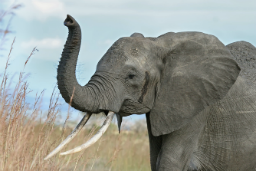
#> input picture scipy/data/elephant.png, 256 x 171 px
$ jupyter execute --allow-errors scipy.ipynb   (shell and % lines are left out)   (older library calls are emulated)
#> lines starting #> are read from the running program, lines starting #| are printed output that depends on the picture
# Scipy - High-Level Scientific Computing
__Authors:__ _Adrien Chauve, Andre Espaze, Emmanuelle Gouillart, Gaël Varoquaux, Ralf Gommers_
## Scipy
The scipy package contains various toolboxes dedicated to common issues in scientific computing. Its different submodules correspond to different applications, such as interpolation, integration, optimization, image processing, statistics, special functions, etc.

`Scipy` can be compared to other standard scientific-computing libraries, such as the GSL (_GNU Scientific Library_ for `C` and `C++`), or `Matlab`’s toolboxes. `Scipy` is the core package for scientific routines in Python; it is meant to operate efficiently on numpy arrays, so that `numpy` and `scipy` work hand in hand.

Before implementing a routine, it is worth checking if the desired data processing is not already implemented in `Scipy`. As non-professional programmers, scientists often tend to re-invent the wheel, which leads to buggy, non-optimal, difficult-to-share and unmaintainable code. By contrast, `Scipy`‘s routines are optimized and tested, and should therefore be used when possible.

`scipy` is composed of task-specific sub-modules:

Sub-module | Description
--- | ---
[`scipy.cluster`](http://docs.scipy.org/doc/scipy/reference/cluster.html#module-scipy.cluster) | Vector quantization / Kmeans
[`scipy.constants`](http://docs.scipy.org/doc/scipy/reference/constants.html#module-scipy.constants) | Physical and mathematical constants
[`scipy.fftpack`](http://docs.scipy.org/doc/scipy/reference/fftpack.html#module-scipy.fftpack) | Fourier transform
[`scipy.integrate`](http://docs.scipy.org/doc/scipy/reference/integrate.html#module-scipy.integrate) | Integration routines
[`scipy.interpolate`](http://docs.scipy.org/doc/scipy/reference/interpolate.html#module-scipy.interpolate) | Interpolation
[`scipy.io`](http://docs.scipy.org/doc/scipy/reference/io.html#module-scipy.io) | Data input and output
[`scipy.linalg`](http://docs.scipy.org/doc/scipy/reference/linalg.html#module-scipy.linalg) | Linear algebra routines
[`scipy.ndimage`](http://docs.scipy.org/doc/scipy/reference/ndimage.html#module-scipy.ndimage) | n-dimensional image package
[`scipy.odr`](http://docs.scipy.org/doc/scipy/reference/odr.html#module-scipy.odr) | Orthogonal distance regression
[`scipy.optimize`](http://docs.scipy.org/doc/scipy/reference/optimize.html#module-scipy.optimize) | Optimization
[`scipy.signal`](http://docs.scipy.org/doc/scipy/reference/signal.html#module-scipy.signal) | Signal processing
[`scipy.sparse`](http://docs.scipy.org/doc/scipy/reference/sparse.html#module-scipy.sparse) | Sparse matrices
[`scipy.spatial`](http://docs.scipy.org/doc/scipy/reference/spatial.html#module-scipy.spatial) | Spatial data structures and algorithms
[`scipy.special`](http://docs.scipy.org/doc/scipy/reference/special.html#module-scipy.special) | Any special mathematical functions
[`scipy.stats`](http://docs.scipy.org/doc/scipy/reference/stats.html#module-scipy.stats) | Statistics

They all depend on numpy, but are mostly independent of each other. The standard way of importing `Numpy` and these `Scipy` modules is:

[cell 1]
import numpy as np
from scipy import stats  # same for other sub-modules

The main scipy namespace mostly contains functions that are really `numpy` functions (try `scipy.cos` is `np.cos`). Those are exposed for historical reasons only; there’s usually no reason to use `import scipy` in your code.

[cell 2]
import numpy as np
import matplotlib.pyplot as plt

## 1. File input/output: [`scipy.io`](http://docs.scipy.org/doc/scipy/reference/io.html#module-scipy.io)
* Loading and saving `Matlab` files:

[cell 3]
from scipy import io as spio
a = np.ones((3, 3))
spio.savemat('file.mat', {'a': a}) # savemat expects a dictionary
#> (the rest of this cell did not finish here and is left out)

* Reading images:

[cell 4]
from scipy import misc
#> (the rest of this cell did not finish here and is left out)

See also:
* Load text files: [`numpy.loadtxt()`](http://docs.scipy.org/doc/numpy/reference/generated/numpy.loadtxt.html#numpy.loadtxt)/[`numpy.savetxt()`](http://docs.scipy.org/doc/numpy/reference/generated/numpy.savetxt.html#numpy.savetxt)
* Clever loading of text/csv files: [`numpy.genfromtxt()`](http://docs.scipy.org/doc/numpy/reference/generated/numpy.genfromtxt.html#numpy.genfromtxt)/`numpy.recfromcsv()`
* Fast and efficient, but numpy-specific, binary format: [`numpy.save()`](http://docs.scipy.org/doc/numpy/reference/generated/numpy.save.html#numpy.save)/[`numpy.load()`](http://docs.scipy.org/doc/numpy/reference/generated/numpy.load.html#numpy.load)

## 2. Special functions: [`scipy.special`](http://docs.scipy.org/doc/scipy/reference/special.html#module-scipy.special)
Special functions are transcendental functions. The docstring of the [`scipy.special`](http://docs.scipy.org/doc/scipy/reference/special.html#module-scipy.special) module is well-written, so we won’t list all functions here. Frequently used ones are:
* Bessel function, such as `scipy.special.jn()` (nth integer order Bessel function)
* Elliptic function (`scipy.special.ellipj()` for the Jacobian elliptic function, ...)
* Gamma function: `scipy.special.gamma()`, also note `scipy.special.gammaln()` which will give the log of Gamma to a higher numerical precision.
* Erf, the area under a Gaussian curve: `scipy.special.erf()`

## 3. Linear algebra operations: [`scipy.linalg`](http://docs.scipy.org/doc/scipy/reference/linalg.html#module-scipy.linalg)
The [`scipy.linalg`](http://docs.scipy.org/doc/scipy/reference/linalg.html#module-scipy.linalg) module provides standard linear algebra operations, relying on an underlying efficient implementation (`BLAS`, `LAPACK`).

* The [`scipy.linalg.det()`](http://docs.scipy.org/doc/scipy/reference/generated/scipy.linalg.det.html#scipy.linalg.det) function computes the determinant of a square matrix:

[cell 5]
from scipy import linalg
arr = np.array([[1, 2],
                [3, 4]])
#> arr = [[1, 2], [3, 4]]
linalg.det(arr)

arr = np.array([[3, 2],
                [6, 4]])
linalg.det(arr)

#> (the rest of this cell did not finish here and is left out)

* The [`scipy.linalg.inv()`](http://docs.scipy.org/doc/scipy/reference/generated/scipy.linalg.inv.html#scipy.linalg.inv) function computes the inverse of a square matrix:

[cell 6]
arr = np.array([[1, 2],
                [3, 4]])
iarr = linalg.inv(arr)
iarr


np.allclose(np.dot(arr, iarr), np.eye(2))

&nbsp;&nbsp;&nbsp;&nbsp;Finally computing the inverse of a singular matrix (its determinant is zero) will raise `LinAlgError`:

[cell 7]
arr = np.array([[3, 2],
                [6, 4]])
#> (the rest of this cell did not finish here and is left out)

* More advanced operations are available, for example singular-value decomposition (SVD):

[cell 8]
arr = np.arange(9).reshape((3, 3)) + np.diag([1, 0, 1])
uarr, spec, vharr = linalg.svd(arr)

&nbsp;&nbsp;&nbsp;&nbsp;The resulting array spectrum is:

[cell 9]
spec

&nbsp;&nbsp;&nbsp;&nbsp;The original matrix can be re-composed by matrix multiplication of the outputs of `svd` with `np.dot`:

[cell 10]
sarr = np.diag(spec)
svd_mat = uarr.dot(sarr).dot(vharr)
np.allclose(svd_mat, arr)

SVD is commonly used in statistics and signal processing. Many other standard decompositions (QR, LU, Cholesky, Schur), as well as solvers for linear systems, are available in [`scipy.linalg`](http://docs.scipy.org/doc/scipy/reference/linalg.html#module-scipy.linalg).

## 4. Fast Fourier transforms: [`scipy.fftpack`](http://docs.scipy.org/doc/scipy/reference/fftpack.html#module-scipy.fftpack)
The [`scipy.fftpack`](http://docs.scipy.org/doc/scipy/reference/fftpack.html#module-scipy.fftpack) module allows to compute _fast Fourier transforms_. As an illustration, a (noisy) input signal may look like:

[cell 11]
time_step = 0.02
period = 5.
time_vec = np.arange(0, 20, time_step)
sig = np.sin(2 * np.pi / period * time_vec) + \
      0.5 * np.random.randn(time_vec.size)

The observer doesn’t know the signal frequency, only the sampling time step of the signal `sig`. The signal is supposed to come from a real function so the Fourier transform will be symmetric. The [`scipy.fftpack.fftfreq()`](http://docs.scipy.org/doc/scipy/reference/generated/scipy.fftpack.fftfreq.html#scipy.fftpack.fftfreq) function will generate the sampling frequencies and [`scipy.fftpack.fft()`](http://docs.scipy.org/doc/scipy/reference/generated/scipy.fftpack.fft.html#scipy.fftpack.fft) will compute the fast Fourier transform:

[cell 12]
from scipy import fftpack
sample_freq = fftpack.fftfreq(sig.size, d=time_step)
sig_fft = fftpack.fft(sig)

Because the resulting power is symmetric, only the positive part of the spectrum needs to be used for finding the frequency:

[cell 13]
pidxs = np.where(sample_freq > 0)
freqs, power = sample_freq[pidxs], np.abs(sig_fft)[pidxs]
freq = freqs[power.argmax()]

[cell 14]
import pylab as plt

plt.figure()
plt.plot(freqs, power)
plt.xlabel('Frequency [Hz]')
plt.ylabel('plower')
axes = plt.axes([0.3, 0.3, 0.5, 0.5])
plt.title('Peak frequency')
plt.plot(freqs[:8], power[:8])
plt.setp(axes, yticks=[])
plt.show()
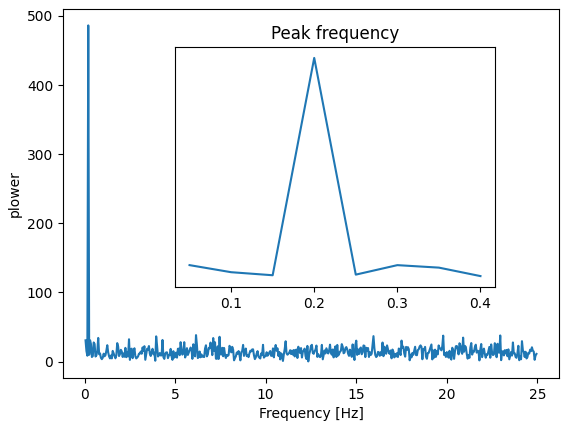
#> figure drawn by matplotlib, 2 panels; panel 1: curve peaks at x = 0.2, y = 486.3

The signal frequency can be found by:

[cell 15]
freq = freqs[power.argmax()]
np.allclose(freq, 1./period)  # check that correct freq is found

Now the high-frequency noise will be removed from the Fourier transformed signal:

[cell 16]
sig_fft[np.abs(sample_freq) > freq] = 0

The resulting filtered signal can be computed by the [`scipy.fftpack.ifft()`](http://docs.scipy.org/doc/scipy/reference/generated/scipy.fftpack.ifft.html#scipy.fftpack.ifft) function:

[cell 17]
main_sig = fftpack.ifft(sig_fft)

The result can be viewed with:

[cell 18]
plt.figure()
plt.plot(time_vec, sig)
plt.plot(time_vec, main_sig, linewidth=3)
plt.xlabel('Time [s]')
plt.ylabel('Amplitude')
plt.show()
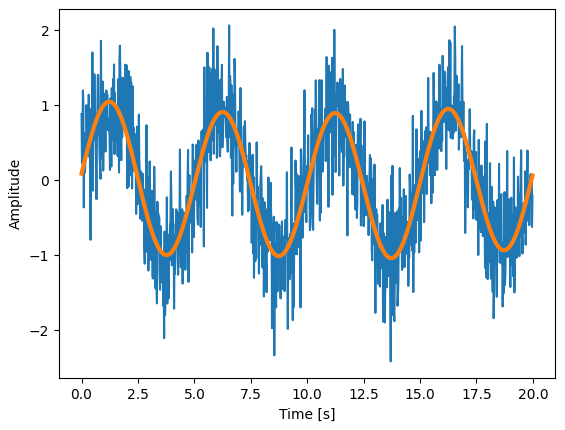
#> figure drawn by matplotlib, 1 panel; curve peaks at x = 6.54, y = 2.06; curve peaks at x = 1.22, y = 1.05

Numpy also has an implementation of FFT ([`numpy.fft`](http://docs.scipy.org/doc/numpy/reference/routines.fft.html#module-numpy.fft)). However, in general the `scipy` one should be preferred, as it uses more efficient underlying implementations.

### 4.1 Worked Example: Crude periodicity finding

[cell 19]
"""
Discover the periods in data/populations.txt
"""

#> (the rest of this cell did not finish here and is left out)

### 4.2 Worked example: Gaussian image blur
Convolution:

[cell 20]
"""
Simple image blur by convolution with a Gaussian kernel
"""

# read image
img = plt.imread('data/elephant.png')
#> img is the input picture: shape (171, 256, 4) float32; mean R, G, B, A 0.572, 0.587, 0.561, 1

# prepare an 1-D Gaussian convolution kernel
t = np.linspace(-10, 10, 30)
bump = np.exp(-0.1*t**2)
bump /= np.trapz(bump) # normalize the integral to 1

# make a 2-D kernel out of it
kernel = bump[:, np.newaxis] * bump[np.newaxis, :]

# padded fourier transform, with the same shape as the image
kernel_ft = fftpack.fft2(kernel, shape=img.shape[:2], axes=(0, 1))
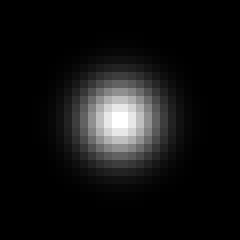
#> kernel: shape (30, 30) float64 (shown 8 times larger); min 3.12e-11, max 0.0148, mean 0.00111; drawn with min black and max white

# convolve
img_ft = fftpack.fft2(img, axes=(0, 1))
img2_ft = kernel_ft[:, :, np.newaxis] * img_ft
img2 = fftpack.ifft2(img2_ft, axes=(0, 1)).real
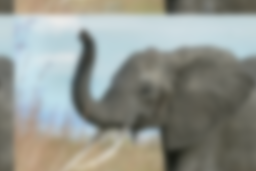
#> img2: shape (171, 256, 4) float64; mean of channels 0, 1, 2, 3 0.572, 0.587, 0.561, 1; transparent parts drawn white

# clip values to range
img2 = np.clip(img2, 0, 1)

# plot output
plt.imshow(img2)
plt.show()

# Further exercise (only if you are familiar with this stuff):
#
# A "wrapped border" appears in the upper left and top edges of the
# image. This is because the padding is not done correctly, and does
# not take the kernel size into account (so the convolution "flows out
# of bounds of the image").  Try to remove this artifact.

### 4.3 Exercise: Denoise moon landing image

1. Examine the provided image moonlanding.png, which is heavily contaminated with periodic noise. In this exercise, we aim to clean up the noise using the Fast Fourier Transform.
2. Load the image using `pylab.imread()`.
3. Find and use the 2-D FFT function in [`scipy.fftpack`](http://docs.scipy.org/doc/scipy/reference/fftpack.html#module-scipy.fftpack), and plot the spectrum (Fourier transform of) the image. Do you have any trouble visualising the spectrum? If so, why?
4. The spectrum consists of high and low frequency components. The noise is contained in the high-frequency part of the spectrum, so set some of those components to zero (use array slicing).
5. Apply the inverse Fourier transform to see the resulting image.

## 5. Optimization and Fit: [`scipy.optimize`](http://docs.scipy.org/doc/scipy/reference/optimize.html#module-scipy.optimize)
_Optimization_ is the problem of finding a numerical solution to a minimization or equality.
The [`scipy.optimize`](http://docs.scipy.org/doc/scipy/reference/optimize.html#module-scipy.optimize) module provides useful algorithms for function minimization (scalar or multi-dimensional), curve fitting and root finding.

[cell 21]
from scipy import optimize

### 5.1. Finding the Minimum of a Scalar Function

Let’s define the following function:

[cell 22]
def f(x):
    return x**2 + 10*np.sin(x)

and plot it:

[cell 23]
x = np.arange(-10, 10, 0.1)
plt.plot(x, f(x))
plt.show()
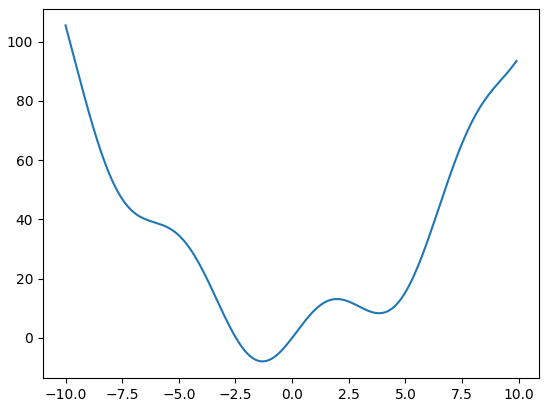
#> figure drawn by matplotlib, 1 panel; curve peaks at x = -10, y = 105.4

This function has a _global minimum_ around -1.3 and a _local minimum_ around 3.8.

The general and efficient way to find a minimum for this function is to conduct a gradient descent starting from a given initial point. The [_BFGS algorithm_](http://docs.scipy.org/doc/scipy-0.16.0/reference/generated/scipy.optimize.fmin_bfgs.html) is a good way of doing this:

[cell 24]
optimize.fmin_bfgs(f, 0)

A possible issue with this approach is that, if the function has local minima the algorithm may find these local minima instead of the global minimum depending on the initial point:

[cell 25]
optimize.fmin_bfgs(f, 3, disp=0)

If we don’t know the neighborhood of the global minimum to choose the initial point, we need to resort to costlier global optimization. To find the global minimum, we use [`scipy.optimize.basinhopping()`](http://docs.scipy.org/doc/scipy/reference/generated/scipy.optimize.basinhopping.html#scipy.optimize.basinhopping) (which combines a local optimizer with _stochastic sampling_ of starting points for the local optimizer):

_New in version 0.12.0_: basinhopping was added in version 0.12.0 of Scipy

[cell 26]
optimize.basinhopping(f, 0)

Another available (but much less efficient) global optimizer is [`scipy.optimize.brute()`](http://docs.scipy.org/doc/scipy/reference/generated/scipy.optimize.brute.html#scipy.optimize.brute) (brute force optimization on a grid). More efficient algorithms for different classes of global optimization problems exist, but this is out of the scope of scipy. Some useful packages for global optimization are [OpenOpt](https://pypi.python.org/pypi/openopt/0.5501), [IPOPT](https://github.com/xuy/pyipopt), [PyGMO](http://esa.github.io/pygmo/) and [PyEvolve](http://pyevolve.sourceforge.net/).

To find the _local minimum_, let’s constraint the variable to the interval (0, 10) using [`scipy.optimize.fminbound()`]():

[cell 27]
xmin_local = optimize.fminbound(f, 0, 10)
xmin_local

### 5.2. Finding the roots of a scalar function

To find a root, i.e. a point where `f(x) = 0`, of the function f above we can use for example [`scipy.optimize.fsolve()`](http://docs.scipy.org/doc/scipy/reference/generated/scipy.optimize.fsolve.html#scipy.optimize.fsolve):

[cell 28]
root = optimize.fsolve(f, 1)  # our initial guess is 1
root

Note that only one root is found. Inspecting the plot of `f` reveals that there is a second root around -2.5. We find the exact value of it by adjusting our initial guess:

[cell 29]
root2 = optimize.fsolve(f, -2.5)
root2

### 5.3. Curve Fitting

Suppose we have data sampled from `f` with some noise:

[cell 30]
xdata = np.linspace(-10, 10, num=20)
ydata = f(xdata) + np.random.randn(xdata.size)

Now if we know the functional form of the function from which the samples were drawn (`x^2 + sin(x)` in this case) but not the _amplitudes_ of the terms, we can find those by _least squares_ curve fitting. First we have to define the function to fit:

[cell 31]
def f2(x, a, b):
    return a*x**2 + b*np.sin(x)

Then we can use [`scipy.optimize.curve_fit()`](http://docs.scipy.org/doc/scipy/reference/generated/scipy.optimize.curve_fit.html#scipy.optimize.curve_fit) to find `a` and `b`:

[cell 32]
guess = [2, 2]
params, params_covariance = optimize.curve_fit(f2, xdata, ydata, guess)
params

Now we have found the minima and roots of `f` and used curve fitting on it, we put all those resuls together in a single plot:

[cell 33]
grid = (-10, 10, 0.1)
xmin_global = optimize.brute(f, (grid,))
xmin_local = optimize.fminbound(f, 0, 10)
root = optimize.fsolve(f, 1)  # our initial guess is 1
root2 = optimize.fsolve(f, -2.5)

fig = plt.figure()
ax = fig.add_subplot(111)
ax.plot(x, f(x), 'b-', label="f(x)")
ax.plot(x, f2(x, *params), 'r--', label="Curve fit result")
xmins = np.array([xmin_global[0], xmin_local])
ax.plot(xmins, f(xmins), 'go', label="Minima")
roots = np.array([root, root2])
ax.plot(roots, f(roots), 'kv', label="Roots")
ax.legend()
ax.set_xlabel('x')
ax.set_ylabel('f(x)')
plt.show()
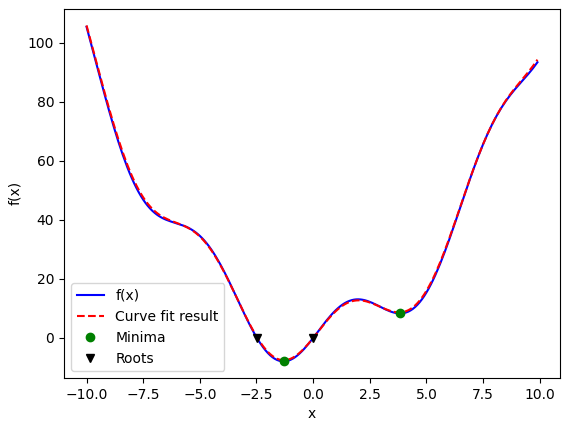
#> figure drawn by matplotlib, 1 panel; curve peaks at x = -10, y = 105.4; curve peaks at x = -10, y = 105.9
#> (the rest of the program and of its run is left out)
